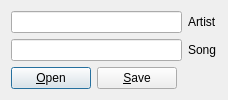
<?xml version="1.0" encoding="UTF-8"?>
<ui version="4.0">
 <class>JukeBox</class>
 <widget class="QDialog" name="JukeBox">
  <property name="geometry">
   <rect>
    <x>0</x>
    <y>0</y>
    <width>281</width>
    <height>157</height>
   </rect>
  </property>
  <property name="windowTitle">
   <string>JukeBox</string>
  </property>
  <property name="sizeGripEnabled">
   <bool>false</bool>
  </property>
  <layout class="QVBoxLayout" name="verticalLayout">
   <property name="sizeConstraint">
    <enum>QLayout::SetFixedSize</enum>
   </property>
   <item>
    <layout class="QHBoxLayout" name="horizontalLayout">
     <item>
      <widget class="QLineEdit" name="artistEdit"/>
     </item>
     <item>
      <widget class="QLabel" name="label">
       <property name="text">
        <string>Artist</string>
       </property>
       <property name="buddy">
        <cstring>artistEdit</cstring>
       </property>
      </widget>
     </item>
    </layout>
   </item>
   <item>
    <layout class="QHBoxLayout" name="horizontalLayout_2">
     <item>
      <widget class="QLineEdit" name="albumEdit"/>
     </item>
     <item>
      <widget class="QLabel" name="label_2">
       <property name="text">
        <string>Song</string>
       </property>
       <property name="buddy">
        <cstring>albumEdit</cstring>
       </property>
      </widget>
     </item>
    </layout>
   </item>
   <item>
    <layout class="QHBoxLayout" name="horizontalLayout_4">
     <item>
      <layout class="QHBoxLayout" name="horizontalLayout_3">
       <item>
        <widget class="QPushButton" name="openButton">
         <property name="text">
          <string>&amp;Open</string>
         </property>
        </widget>
       </item>
       <item>
        <widget class="QPushButton" name="saveButton">
         <property name="text">
          <string>&amp;Save</string>
         </property>
        </widget>
       </item>
       <item>
        <spacer name="horizontalSpacer">
         <property name="orientation">
          <enum>Qt::Horizontal</enum>
         </property>
         <property name="sizeHint" stdset="0">
          <size>
           <width>40</width>
           <height>20</height>
          </size>
         </property>
        </spacer>
       </item>
      </layout>
     </item>
    </layout>
   </item>
  </layout>
 </widget>
 <resources/>
 <connections/>
</ui>
